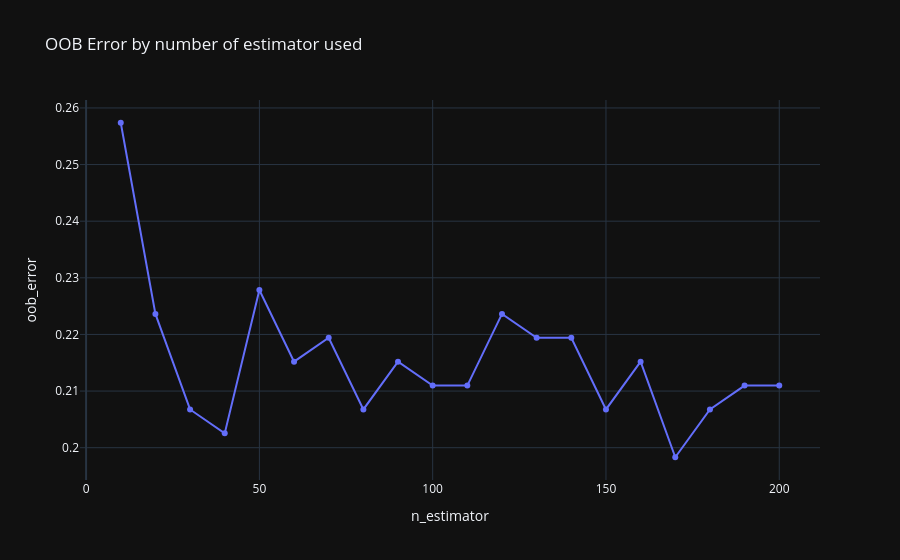

Source (notebook cell):
### Code cell
### EJERCICIO 2
'''
**Búsqueda de Hiperparámetros con `GridSearchCV`:** Utiliza `GridSearchCV` de Scikit-learn para encontrar la combinación óptima de hiperparámetros para el
`RandomForestClassifier`. Busca sobre `n_estimators`, `max_depth` y `max_features`
'''


from sklearn.model_selection import GridSearchCV
import pandas as pd
import plotly.express as px
import plotly.graph_objects as go
from plotly.subplots import make_subplots
import warnings

# ignorar los warnings que tira jupyter por usar un numero muy bajo de estimadores
warnings.filterwarnings('ignore')
url = 'https://www.statlearning.com/s/Heart.csv'

heart_df = pd.read_csv(url)
if 'Unnamed: 0' in heart_df.columns:
    heart_df = heart_df.drop('Unnamed: 0', axis=1)
heart_df_clean = heart_df.dropna()
X_encoded = pd.get_dummies(X, drop_first=True)
X_train, X_test, y_train, y_test = train_test_split(X_encoded, y, test_size=0.2, random_state=42, stratify=y)

grid_params = {
  'n_estimators': [10, 20, 40, 80, 160, 200],
  'max_depth': [2, 4, 8, 12],
  'max_features': ['sqrt', 'log2']
}
grid_search = GridSearchCV(RandomForestClassifier(random_state=5, oob_score=True), grid_params, cv=10, scoring='accuracy')


grid_search.fit(X_train, y_train)
best_params = grid_search.best_params_
best_estimator = grid_search.best_estimator_
best_estimator_oob_score = best_estimator.oob_score_
best_score = grid_search.best_score_
print(f'best parameters: {best_params}')
print(f'best score: {best_score}')
print(f'best estimator oob score: {best_estimator_oob_score}')

#### EJERCICIO 3
'''
 **Visualizar el Error OOB:** En el modelo de Random Forest, el atributo `oob_score_` se calcula sobre el ensamble final. Para visualizar la curva, entrena varios
 modelos con diferente `n_estimators` (de 10 a 200, por ejemplo) y grafica el error OOB (`1 - oob_score_`) en función del número de árboles.
'''
estimator_map = { 'n_estimator': [], 'oob_error': []}

for i in range(10,210,10):
    model = RandomForestClassifier(n_estimators=i, random_state=100, oob_score=True, max_depth=4)
    model.fit(X_train, y_train)
    estimator_map['n_estimator'].append(i)
    estimator_map['oob_error'].append( 1 - model.oob_score_)

result_df = pd.DataFrame(estimator_map)


fig = px.line(result_df, x="n_estimator", y="oob_error", title= 'OOB Error by number of estimator used', markers=True, )
fig.show()

### Figure 1 — Plotly figure (JSON) as saved in the notebook; plotly's stock layout.template omitted (floating-point values rounded to 4 significant figures)
{"data": [{"hovertemplate": "n_estimator=%{x}<br>oob_error=%{y}<extra></extra>", "legendgroup": "", "line": {"color": "#636efa", "dash": "solid"}, "marker": {"symbol": "circle"}, "mode": "lines+markers", "name": "", "orientation": "v", "showlegend": false, "x": [10, 20, 30, 40, 50, 60, 70, 80, 90, 100, 110, 120, 130, 140, 150, 160, 170, 180, 190, 200], "xaxis": "x", "y": [0.2574, 0.2236, 0.2068, 0.2025, 0.2278, 0.2152, 0.2194, 0.2068, 0.2152, 0.211, 0.211, 0.2236, 0.2194, 0.2194, 0.2068, 0.2152, 0.1983, 0.2068, 0.211, 0.211], "yaxis": "y", "type": "scatter"}], "layout": {"xaxis": {"anchor": "y", "domain": [0.0, 1.0], "title": {"text": "n_estimator"}}, "yaxis": {"anchor": "x", "domain": [0.0, 1.0], "title": {"text": "oob_error"}}, "legend": {"tracegroupgap": 0}, "title": {"text": "OOB Error by number of estimator used"}}}
